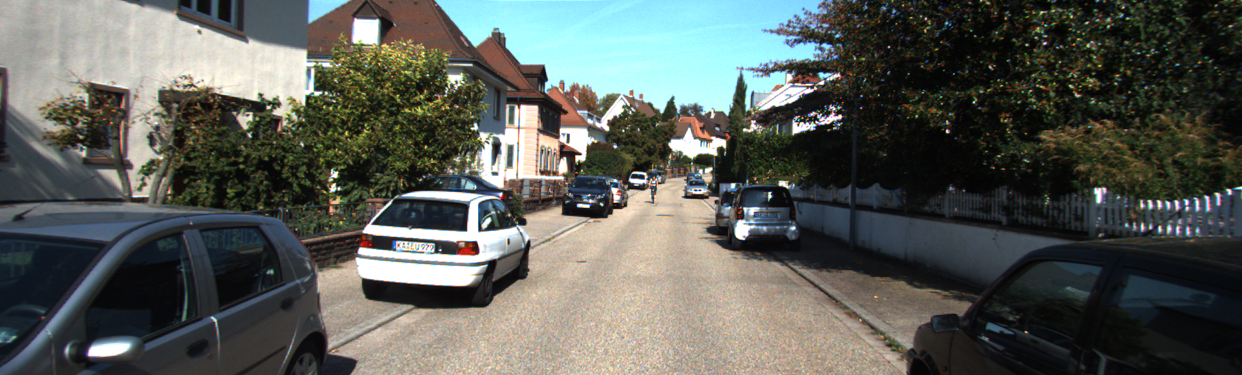
#> input picture 3_Visualization/img/000025.png, 1242 x 375 px; its folder holds only this picture in this run
$ python -i drawing_box_addx_iter.py   (imports and definitions only)
#> lines starting #> are read from the running program, lines starting #| are printed output that depends on the picture
import numpy as np
import os

from PIL import Image
from PIL import ImageDraw

# [1 line not run here, left out]


def seprate(data):
    # data.split(' ')
    # print(data.split(' ')[2])
    seprated = []
    for i in range(0, 6):
        if i == 5:
            data_splited = data.split(" ")[i]
            data_remove = data_splited.split("\n")[0]
            seprated.append(data_remove)
        else:
            seprated.append(data.split(" ")[i])
    return seprated


# [25 lines of commented-out code are left out]
img_name = (
    "/home/yh/RAISE/3_datasets/KITTI/odom_data/dataset/sequences/00/image_2/000000.png"
)
# [1 line not run here, left out]
# [1 line that did not run here, left out]
# [1 line not run here, left out]
# f_write = open("result_train.txt",'w')

# [1 line that did not run here, left out]
num_prev = 0
# [78 lines not run here, left out]

>>> import cv2
>>> picture = cv2.imread('img/000025.png', cv2.IMREAD_GRAYSCALE)
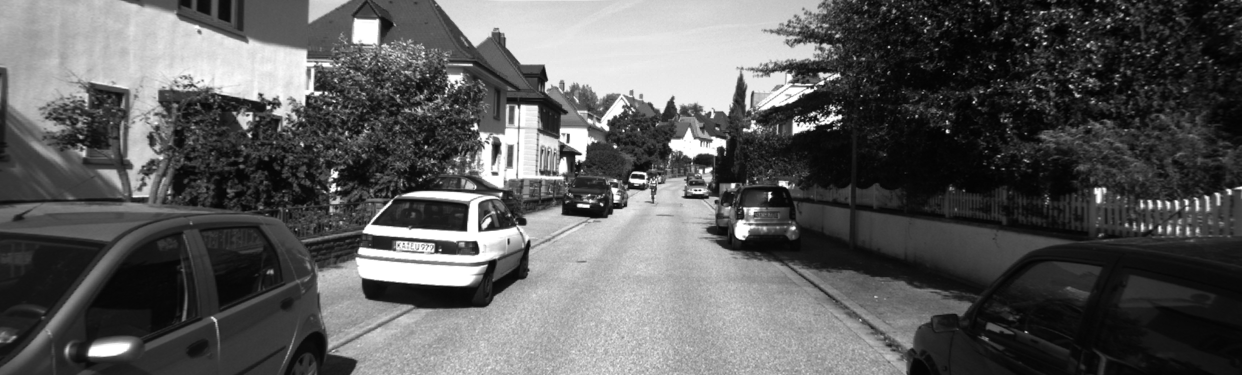
#> picture: shape (375, 1242); min 2, max 255, mean 91.2
#> after the loop in seprate, `for i in range(0, 6):`: seprated = []
#> (the run stopped early here; a loop or call above may not have finished)
